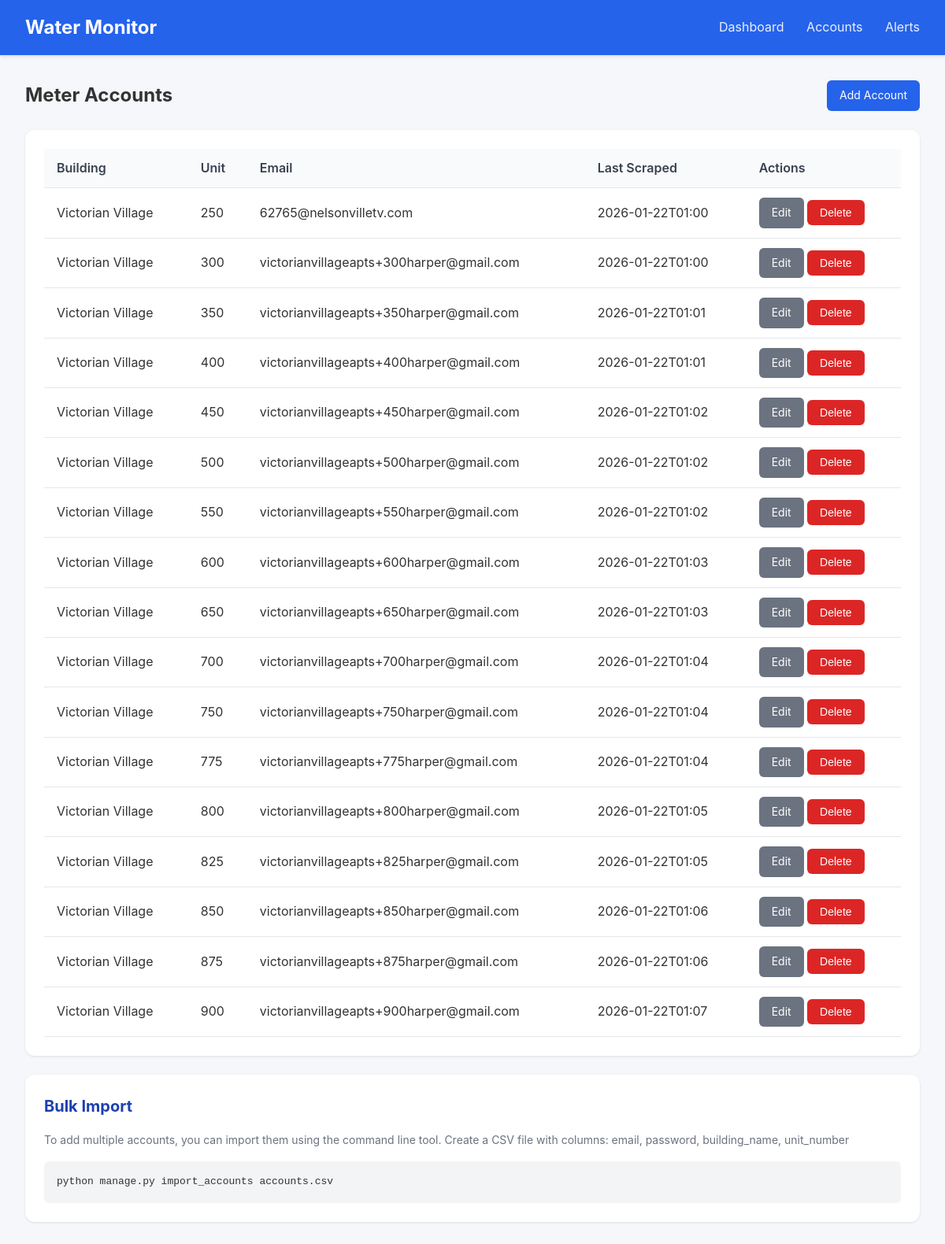
Before: /accounts with the older database file.
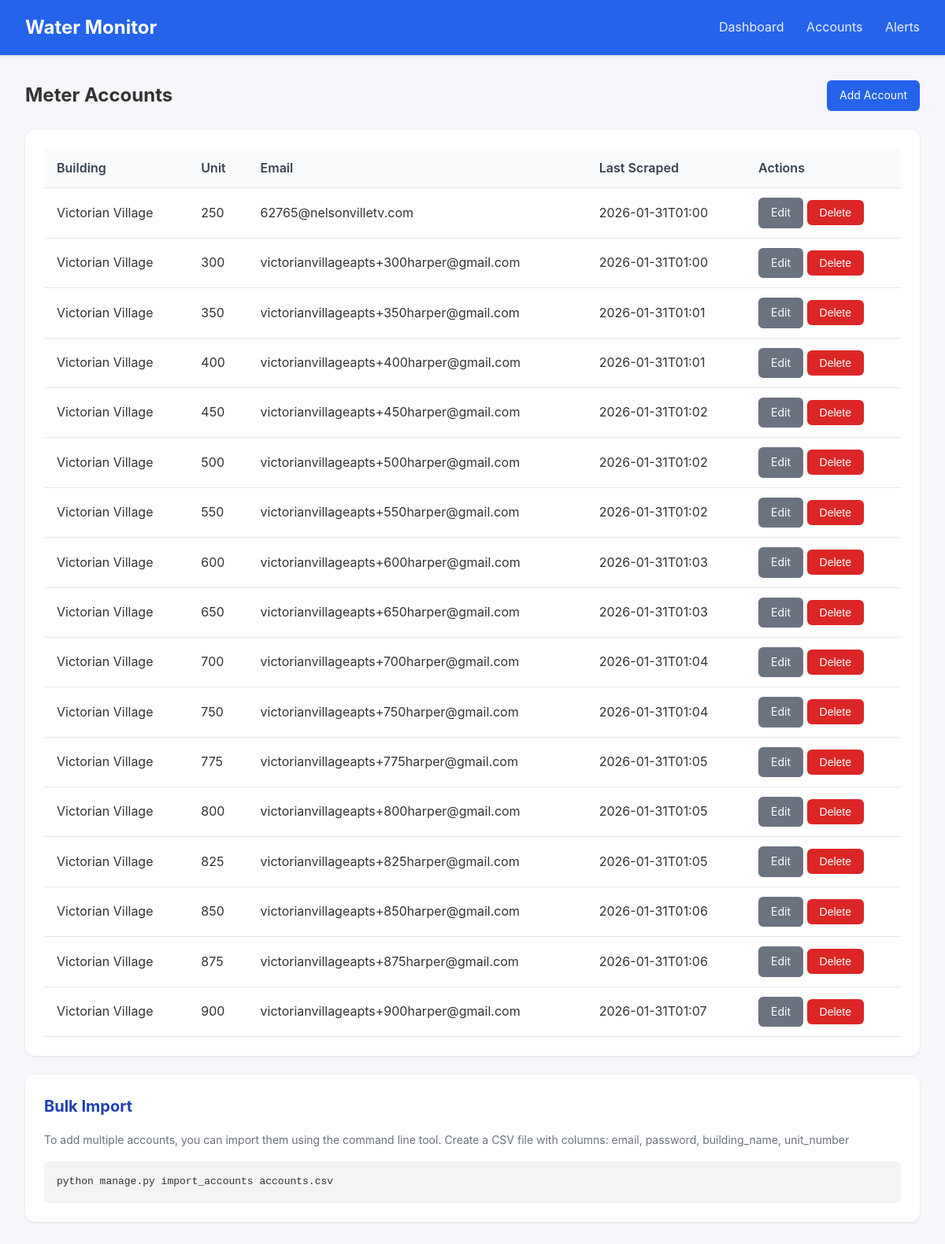
After: the same page with the newer database file.
### tables this page shows
CREATE TABLE accounts (
                id INTEGER PRIMARY KEY AUTOINCREMENT,
                email TEXT UNIQUE NOT NULL,
                password_encrypted TEXT NOT NULL,
                meter_id TEXT,
                account_number TEXT,
                address TEXT,
                building_name TEXT,
                unit_number TEXT,
                is_active INTEGER DEFAULT 1,
                last_scraped TIMESTAMP,
                created_at TIMESTAMP DEFAULT CURRENT_TIMESTAMP
            , avg_12mo REAL, monthly_usage REAL, unit_count INTEGER DEFAULT 1, leak_alerts INTEGER DEFAULT 1, min_overage_pct INTEGER DEFAULT 10);

### app.py (the view)
@app.route('/accounts')
def accounts_list():
    accounts = db.get_all_accounts()
    return render_template('accounts.html', accounts=accounts)

### database.py (called while the page is built)
@contextmanager
def get_db():
    conn = sqlite3.connect(config.DATABASE_PATH)
    conn.row_factory = sqlite3.Row
    try:
        yield conn
        conn.commit()
    finally:
        conn.close()

def get_all_accounts() -> list:
    with get_db() as conn:
        cursor = conn.cursor()
        cursor.execute('SELECT * FROM accounts WHERE is_active = 1 ORDER BY building_name, unit_number')
        return [dict(row) for row in cursor.fetchall()]

### templates/accounts.html (shortened to what this page needs)
{% extends "base.html" %}
{% block content %}
<div style="display: flex; justify-content: space-between; align-items: center; margin-bottom: 1.5rem;">
    <h2>Meter Accounts</h2>
    <a href="{{ url_for('add_account') }}" class="btn btn-primary">Add Account</a>
</div>
<div class="card">
    <table>
        <thead>
            <tr>
                <th>Building</th>
                <th>Unit</th>
                <th>Email</th>
                <th>Last Scraped</th>
                <th>Actions</th>
            </tr>
        </thead>
        <tbody>
            {% for account in accounts %}
            <tr>
                <td>{{ account.building_name or '-' }}</td>
                <td>{{ account.unit_number or '-' }}</td>
                <td>{{ account.email }}</td>
                <td>{{ account.last_scraped[:16] if account.last_scraped else 'Never' }}</td>
                <td>
                    <a href="{{ url_for('edit_account', account_id=account.id) }}" class="btn btn-secondary">Edit</a>
                    <form method="POST" action="{{ url_for('delete_account', account_id=account.id) }}"
                          style="display: inline;"
                          onsubmit="return confirm('Delete this account?')">
                        <button type="submit" class="btn btn-danger">Delete</button>
                    </form>
                </td>
            </tr>
            {% else %}
            <tr>
                <td colspan="5" style="text-align: center; padding: 2rem;">
                    No accounts configured. <a href="{{ url_for('add_account') }}">Add your first account</a>.
                </td>
            </tr>
            {% endfor %}
        </tbody>
    </table>
</div>
<div class="card">
    <h2>Bulk Import</h2>
    <p class="text-muted mb-4">
        To add multiple accounts, you can import them using the command line tool.
        Create a CSV file with columns: email, password, building_name, unit_number
    </p>
    <code style="background: #f3f4f6; padding: 1rem; display: block; border-radius: 6px;">
        python manage.py import_accounts accounts.csv
    </code>
</div>
{% endblock %}

Changed rows visible on the page:
changed accounts "62765@nelsonvilletv.com": last_scraped "2026-01-22T01:00" → "2026-01-31T01:00"
changed accounts "victorianvillageapts+300harper@gmail.com": last_scraped "2026-01-22T01:00" → "2026-01-31T01:00"
changed accounts "victorianvillageapts+350harper@gmail.com": last_scraped "2026-01-22T01:01" → "2026-01-31T01:01"
changed accounts "victorianvillageapts+400harper@gmail.com": last_scraped "2026-01-22T01:01" → "2026-01-31T01:01"
changed accounts "victorianvillageapts+450harper@gmail.com": last_scraped "2026-01-22T01:02" → "2026-01-31T01:02"
changed accounts "victorianvillageapts+500harper@gmail.com": last_scraped "2026-01-22T01:02" → "2026-01-31T01:02"
changed accounts "victorianvillageapts+550harper@gmail.com": last_scraped "2026-01-22T01:02" → "2026-01-31T01:02"
changed accounts "victorianvillageapts+600harper@gmail.com": last_scraped "2026-01-22T01:03" → "2026-01-31T01:03"
changed accounts "victorianvillageapts+650harper@gmail.com": last_scraped "2026-01-22T01:03" → "2026-01-31T01:03"
changed accounts "victorianvillageapts+700harper@gmail.com": last_scraped "2026-01-22T01:04" → "2026-01-31T01:04"
changed accounts "victorianvillageapts+750harper@gmail.com": last_scraped "2026-01-22T01:04" → "2026-01-31T01:04"
changed accounts "victorianvillageapts+775harper@gmail.com": last_scraped "2026-01-22T01:04" → "2026-01-31T01:05"
changed accounts "victorianvillageapts+800harper@gmail.com": last_scraped "2026-01-22T01:05" → "2026-01-31T01:05"
changed accounts "victorianvillageapts+825harper@gmail.com": last_scraped "2026-01-22T01:05" → "2026-01-31T01:05"
changed accounts "victorianvillageapts+850harper@gmail.com": last_scraped "2026-01-22T01:06" → "2026-01-31T01:06"
changed accounts "victorianvillageapts+875harper@gmail.com": last_scraped "2026-01-22T01:06" → "2026-01-31T01:06"
changed accounts "victorianvillageapts+900harper@gmail.com": last_scraped "2026-01-22T01:07" → "2026-01-31T01:07"
